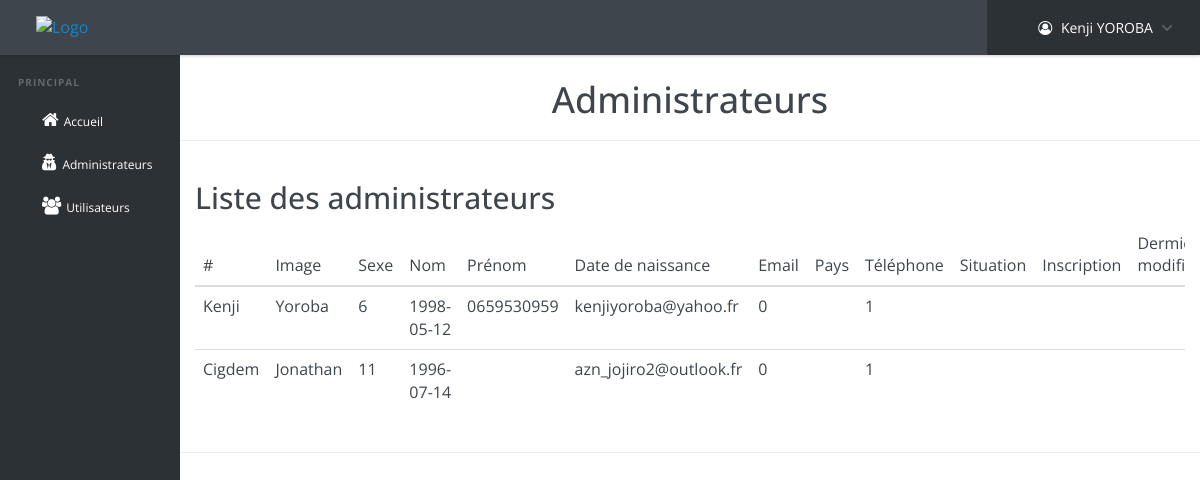
Page /Projet_ANNUEL--CIG-KIKI-KEN/admin/admins.php on the committed database.
### tables this page shows
CREATE TABLE IF NOT EXISTS `users` (
  `name` varchar(50) NOT NULL,
  `surname` varchar(50) NOT NULL,
  `id` int(11) NOT NULL AUTO_INCREMENT,
  `password` varchar(60) NOT NULL,
  `birthday` date NOT NULL,
  `phone` char(10) DEFAULT NULL,
  `email` varchar(100) NOT NULL,
  `is_deleted` tinyint(1) DEFAULT '0',
  `date_updated` timestamp NULL DEFAULT NULL,
  `is_admin` tinyint(1) DEFAULT '0',
  `expiration` datetime DEFAULT NULL,
  `payer_id` varchar(255) DEFAULT NULL,
  `profile_id` varchar(255) DEFAULT NULL,
  `user_key` varchar(50) NOT NULL,
  `boolean_key` tinyint(1) NOT NULL,
  PRIMARY KEY (`id`)
);

### Projet_ANNUEL--CIG-KIKI-KEN/admin/admins.php (the view, shortened to what this page needs)
<?php
	require "header-admin.php";
?>
	<section id="page-section">
		<h1 id="page-title">Administrateurs</h1>
		<hr>
		<div class="container">
		    <h2>Liste des administrateurs</h2>
		    <div class="table-responsive">
			    <table class="table">
			   		<thead>
			        	<tr>
				        	<th>#</th>
				       		<th>Image</th>
				       		<th>Sexe</th>
					        <th>Nom</th>
				       		<th>Prénom</th>
					        <th>Date de naissance</th>
					        <th>Email</th>
					        <th>Pays</th>
					        <th>Téléphone</th>
					        <th>Situation</th>
					        <th>Inscription</th>
					        <th>Dermière modification</th>
			      		</tr>
			   		</thead>
			    	<tbody>
				    <?php
						$query = $db->prepare('SELECT * FROM users WHERE is_admin = :is_admin ORDER BY id');
				  		$query->execute([
				  			":is_admin"=>"1"
				  			]);
				  		$allAdmins=$query->fetchAll(PDO::FETCH_ASSOC);
						foreach ($allAdmins as $admin) {
							echo '<tr>';
							foreach ($admin as $key => $value) {
								if ($key != "password") {
									if ($key == "avatar") {
										echo '<td><img class="display-users-img" src="../../img/'.$value.'"></td>';
									}
									else {
										echo '<td>'.$value.'</td>';
									}
								}
							}
							echo '</tr>';
						}
				    ?>
					</tbody>
				</table>
			</div>
		</div>
		<hr>
	</section>
<?php
	require "footer-admin.php";
?>

### Projet_ANNUEL--CIG-KIKI-KEN/admin/header-admin.php (shortened to what this page needs)
<!DOCTYPE html>
<html lang="fr">
<head>
	<link rel="stylesheet" href="css/font-awesome.css">
	<link rel="stylesheet" href="css/reset.css">
	<link rel="stylesheet" href="css/bootstrap.css">
	<link rel="stylesheet" href="css/admin.css">
</head>
<body>
	<header class="cd-main-header">
		<a href="../../" class="cd-logo"><img class="logo" src="img/logo.png" alt="Logo"></a>
		<nav class="cd-nav">
			<ul class="cd-top-nav">
				<li class="has-children account">
					<a href="#"><i class="fa fa-user-circle-o admin-top-icon" aria-hidden="true"></i>
					<?php
						echo "Kenji YOROBA";
					?>
					</a>
				</li>
			</ul>
		</nav>
	</header>
	<main class="cd-main-content">
		<nav class="cd-side-nav">
			<ul>
				<li class="cd-label">Principal</li>
				<li><a href="../admin"><i class="fa fa-home admin-side-icon" aria-hidden="true"></i>Accueil</a></li>
				<li><a href="admins.php"><i class="fa fa-user-secret admin-side-icon" aria-hidden="true"></i>Administrateurs</a></li>
				<li><a href="users.php"><i class="fa fa-users admin-side-icon" aria-hidden="true"></i>Utilisateurs</a></li>
		</nav>
	</main>

### Projet_ANNUEL--CIG-KIKI-KEN/admin/footer-admin.php (shortened to what this page needs)
</body>
</html>

### rows in the picture
users: name "Kenji", surname "Yoroba", id "6", birthday "1998-05-12", phone "0659530959", email "kenjiyoroba@yahoo.fr", is_deleted "0", is_admin "1"
users: name "Cigdem", surname "Jonathan", id "11", birthday "1996-07-14", email "azn_jojiro2@outlook.fr", is_deleted "0", is_admin "1"
